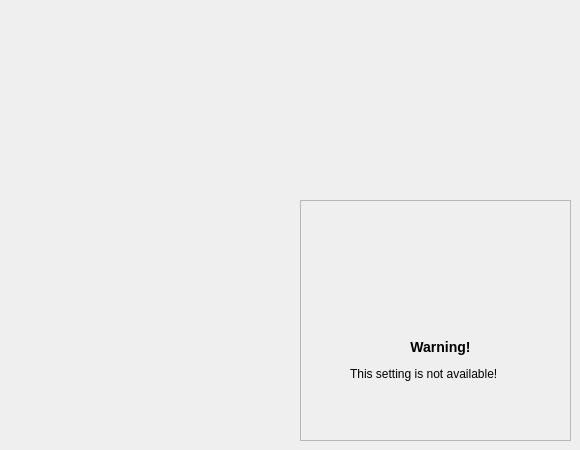
      <widget class="QWidget" name="tab_Control">
       <attribute name="title">
        <string>Control</string>
       </attribute>
       <widget class="QFrame" name="frame_11">
        <property name="geometry">
         <rect>
          <x>300</x>
          <y>200</y>
          <width>271</width>
          <height>241</height>
         </rect>
        </property>
        <property name="frameShape">
         <enum>QFrame::Shape::StyledPanel</enum>
        </property>
        <property name="frameShadow">
         <enum>QFrame::Shadow::Raised</enum>
        </property>
        <widget class="QLabel" name="label_49">
         <property name="geometry">
          <rect>
           <x>100</x>
           <y>20</y>
           <width>71</width>
           <height>61</height>
          </rect>
         </property>
         <property name="text">
          <string/>
         </property>
         <property name="pixmap">
          <pixmap resource="resources.qrc">:/Images/warning.png</pixmap>
         </property>
         <property name="scaledContents">
          <bool>true</bool>
         </property>
         <property name="alignment">
          <set>Qt::AlignmentFlag::AlignCenter</set>
         </property>
        </widget>
        <widget class="QLabel" name="label_50">
         <property name="geometry">
          <rect>
           <x>50</x>
           <y>130</y>
           <width>181</width>
           <height>61</height>
          </rect>
         </property>
         <property name="text">
          <string>&lt;h3 align=&quot;center&quot;&gt;Warning!&lt;/h3&gt;
&lt;p&gt; This setting is not available!&lt;/p&gt;</string>
         </property>
        </widget>
       </widget>
      </widget>
